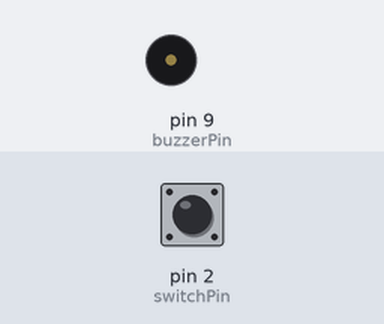
The sketch below on a simulated Arduino Uno, built with avr-gcc and run on an emulated ATmega328P. On the bench: buzzer (waves = sounding). The test bench sets the inputs (shaded band); at power-on: pin 2 (switchPin) HIGH.

Above: at 0.05 s.
Timing chart, 0 to 4.6 s (numbered marks = the images above):
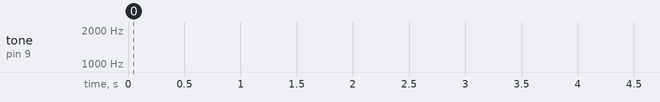

Measured:
- by itself, tone on pin 9 (buzzerPin): silent → 1500 Hz at 30.0 s, → silent 1.0 s later, → 1500 Hz 1.0 s later, → silent 1.0 s later, … (100 changes in this stretch)

The sketch:

fridge_beeper.ino
```cpp
/*
  Final Fridge Door Alarm

  This program uses a non-blocking timer (millis()) to monitor a
  magnetic reed switch. If the switch is open (door open) for more
  than 30 seconds, a buzzer will start beeping every half-second
  until the door is closed again.

  This is the final, recommended version of the code.

  Wiring:
  - Buzzer Wire 1 -> Pin 9
  - Buzzer Wire 2 -> GND
  - Reed Switch Wire 1 -> Pin 2
  - Reed Switch Wire 2 -> GND
*/

// Define the pins for our components.
const int buzzerPin = 9;
const int switchPin = 2;

// --- Timer and Delay Settings ---
// The main delay before the alarm triggers (30 seconds = 30,000 milliseconds).
const long alarmTriggerDelay = 30000L;

// The interval for the beeping sound (1 second = 1000ms).
const long beepInterval = 1000L;

// --- State Tracking Variables ---
// Stores the time (from millis()) when the door was first opened.
unsigned long doorOpenTime = 0;

// Stores the time when the last beep occurred.
unsigned long lastBeepTime = 0;

// Tracks if the door is currently open or closed.
boolean doorIsOpen = false;

// Tracks the state of the buzzer (is it currently on or off?).
boolean buzzerIsOn = false;


void setup() {
  // Set the buzzer pin to be an OUTPUT.
  pinMode(buzzerPin, OUTPUT);

  // Set the switch pin to be an INPUT_PULLUP.
  // This means: LOW = door closed, HIGH = door open.
  pinMode(switchPin, INPUT_PULLUP);
}

void loop() {
  // Get the current time from the Arduino's internal "stopwatch".
  unsigned long currentTime = millis();

  // Read the current state of the reed switch.
  int switchState = digitalRead(switchPin);

  // --- LOGIC FOR WHEN THE DOOR IS OPEN ---
  if (switchState == HIGH) {
    // This 'if' statement runs only ONCE when the door is first opened.
    if (doorIsOpen == false) {
      doorIsOpen = true;
      // Record the exact time the door was opened.
      doorOpenTime = currentTime;
    }

    // Check if the door has been open longer than our trigger delay.
    if (currentTime - doorOpenTime > alarmTriggerDelay) {
      // It's time to start beeping!
      // This checks if it's time to toggle the beep sound.
      if (currentTime - lastBeepTime > beepInterval) {
        lastBeepTime = currentTime; // Reset the beep timer.

        // If the buzzer is on, turn it off. If it's off, turn it on.
        if (buzzerIsOn) {
          noTone(buzzerPin);
          buzzerIsOn = false;
        } else {
          tone(buzzerPin, 1500); // Beep at 1500 Hz
          buzzerIsOn = true;
        }
      }
    }
  }
  // --- LOGIC FOR WHEN THE DOOR IS CLOSED ---
  else {
    // If the door is closed, reset everything.
    doorIsOpen = false;

    // Make sure the buzzer is off.
    if (buzzerIsOn) {
      noTone(buzzerPin);
      buzzerIsOn = false;
    }
  }
}
```
